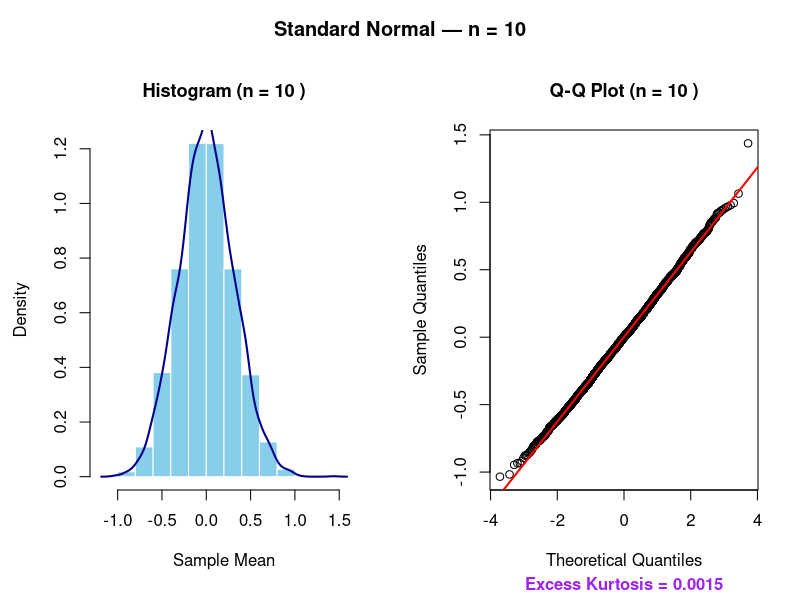
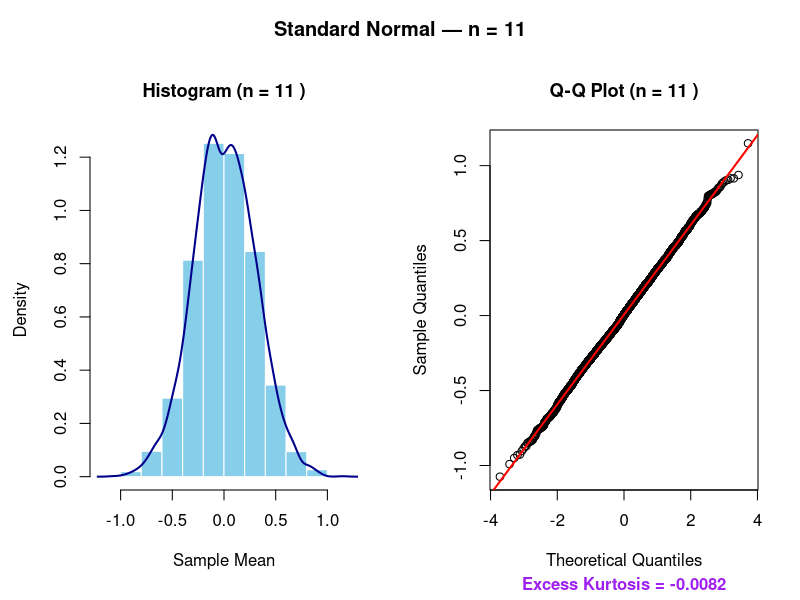
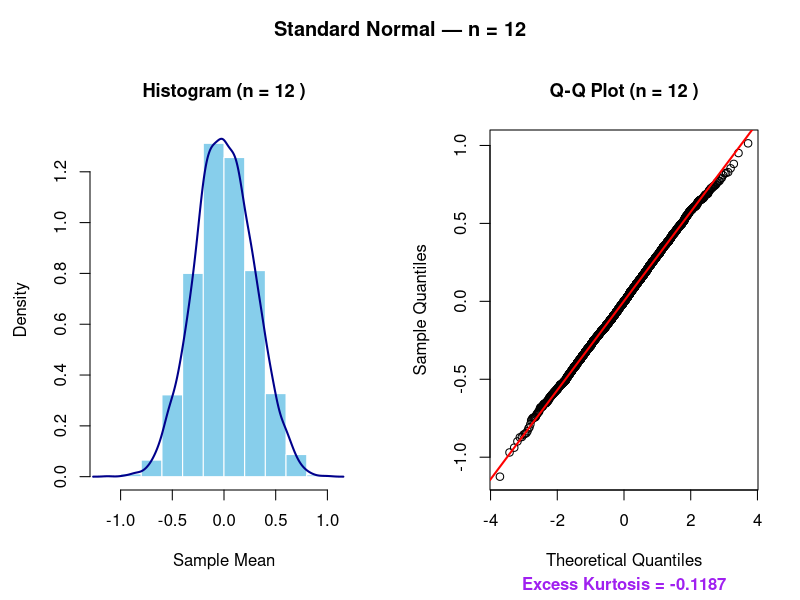
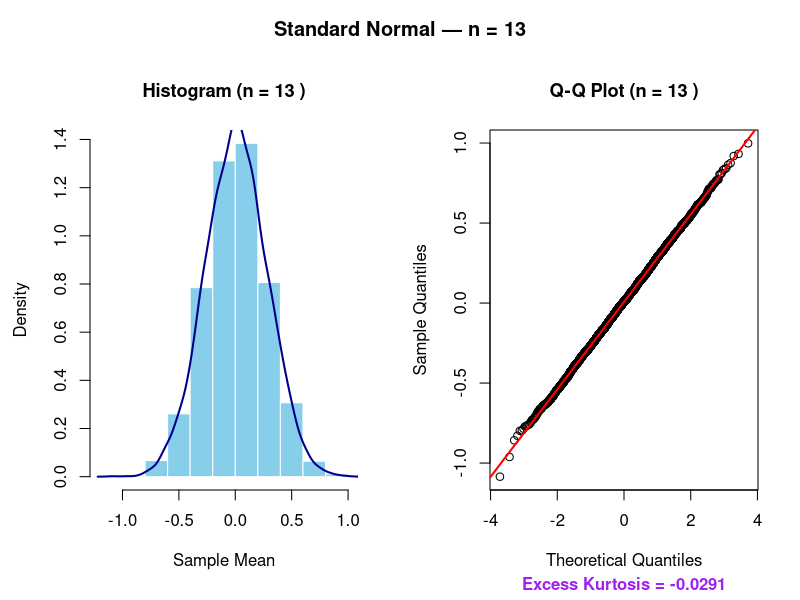
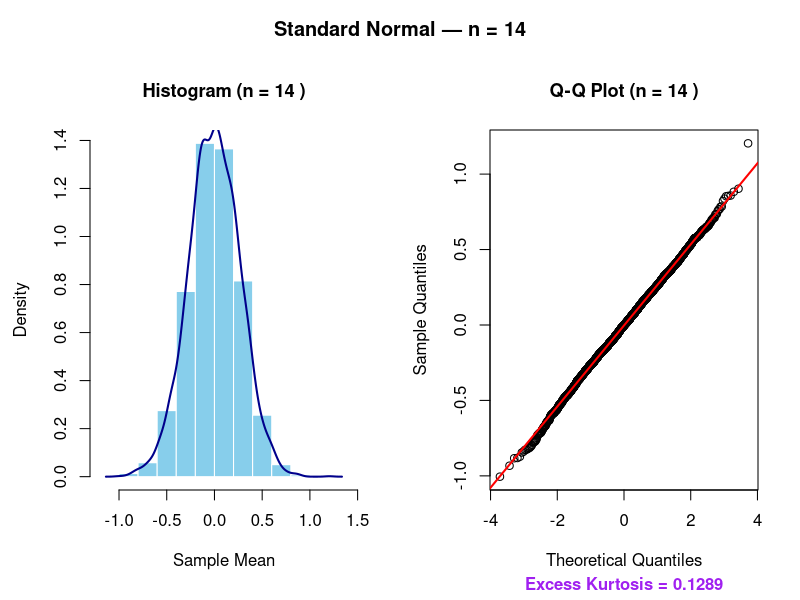
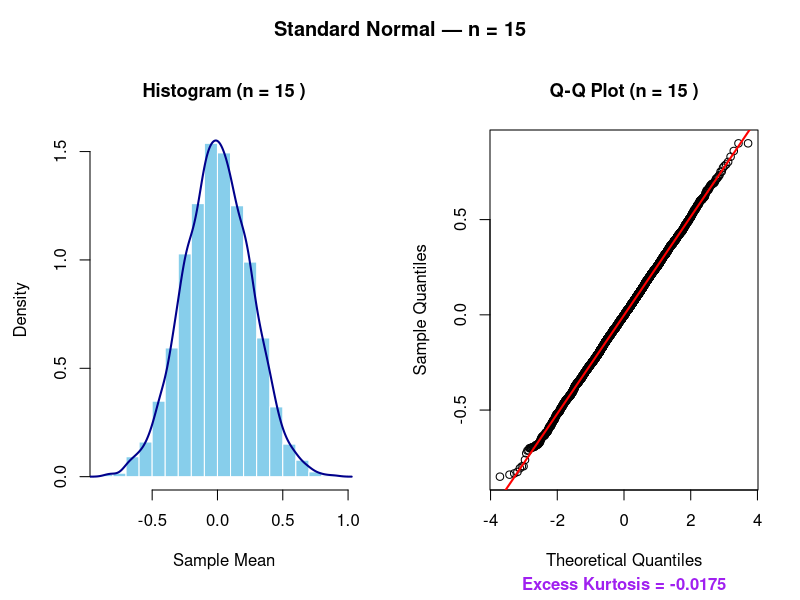
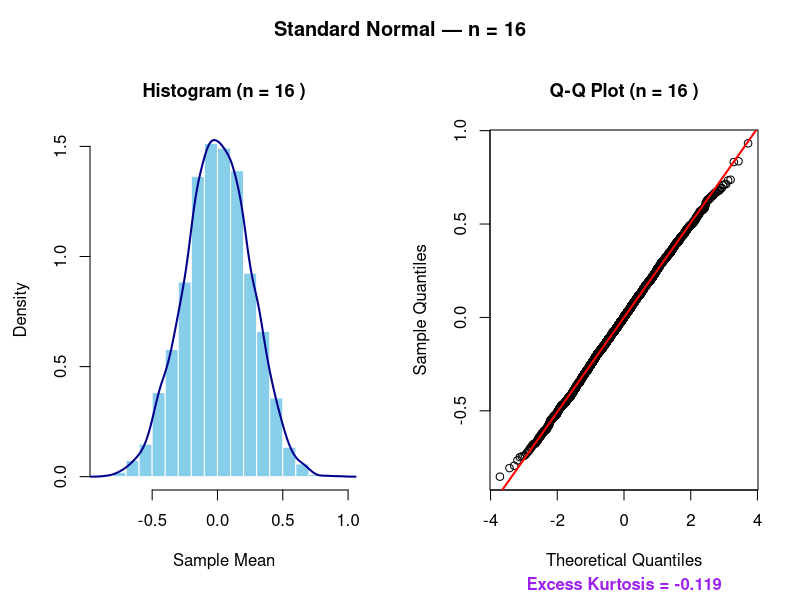
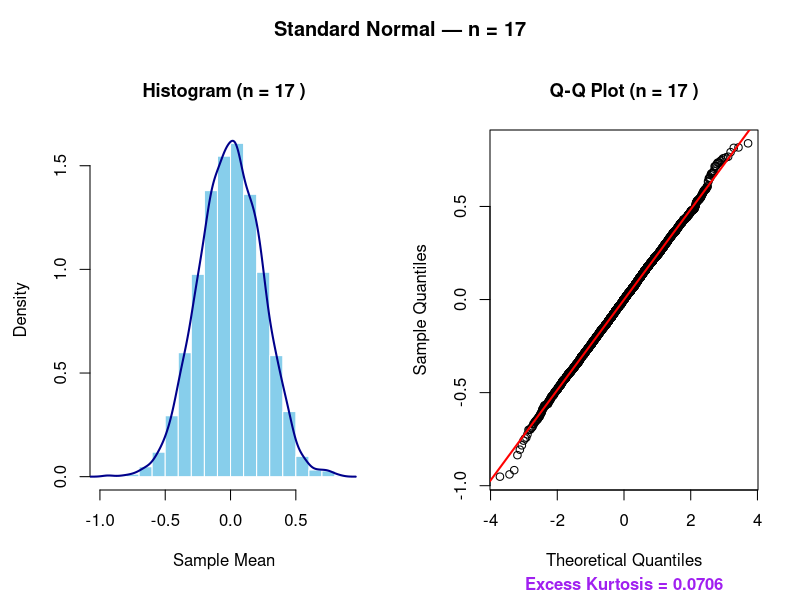

Generate these figures, in order, with R:
library(e1071)

# Set reproducible seed
STUDENT_ID_LAST4 <- 1234 
set.seed(STUDENT_ID_LAST4)

B <- 5000
n_range <- 10:30

# 1. Define ALL distributions
distributions <- list(
  "Standard Normal" = list(
    r_fun = function(n) rnorm(n, mean = 0, sd = 1),
    pop_sd = 1
  ),
  "Six-Sided Die" = list(
    r_fun = function(n) sample(1:6, size = n, replace = TRUE),
    pop_sd = sqrt(35/12)
  ),
  "Exponential (lambda=1)" = list(
    r_fun = function(n) rexp(n, rate = 1),
    pop_sd = 1
  ),
  "Binomial Small (n=5, p=0.10)" = list(
    r_fun = function(n) rbinom(n, size = 5, prob = 0.10),
    pop_sd = sqrt(0.45)
  ),
  "Cauchy (Location=0, Scale=1)" = list(
    r_fun = function(n) rcauchy(n, location = 0, scale = 1),
    pop_sd = NA # Infinite/undefined variance
  )
)

# 2. Simulation Engine (Values n=10 to 30)
analyze_distribution <- function(dist_name, dist_info) {
  cat("Processing:", dist_name, "...\n")
  
  summary_table <- data.frame(
    n = n_range,
    sim_mean = numeric(length(n_range)),
    sim_se = numeric(length(n_range)),
    theo_se = numeric(length(n_range)),
    skewness = numeric(length(n_range)),
    kurtosis = numeric(length(n_range)),
    qq_r2 = numeric(length(n_range)) 
  )
  
  sample_means_list <- list()
  
  for (i in seq_along(n_range)) {
    n <- n_range[i]
    means <- replicate(B, mean(dist_info$r_fun(n)))
    
    sample_means_list[[as.character(n)]] <- means
    
    summary_table$sim_mean[i] <- mean(means)
    summary_table$sim_se[i]   <- sd(means)
    summary_table$theo_se[i]  <- if (!is.na(dist_info$pop_sd)) dist_info$pop_sd / sqrt(n) else NA
    summary_table$skewness[i] <- skewness(means)
    summary_table$kurtosis[i] <- kurtosis(means) 
    
    # Calculate LSRL fit for Q-Q plot to store R^2 quantitatively
    qq_vals <- qqnorm(means, plot.it = FALSE)
    qq_lsrl <- lm(qq_vals$y ~ qq_vals$x)
    summary_table$qq_r2[i] <- summary(qq_lsrl)$r.squared
  }
  
  return(list(name = dist_name, summary = summary_table, draws = sample_means_list))
}

# Run the simulation for ALL distributions
all_results <- list()
for (d in names(distributions)) {
  all_results[[d]] <- analyze_distribution(d, distributions[[d]])
}

# 3. Visual Functions

# A. Generate Individual Plots (Histogram + Q-Q with LSRL & Kurtosis) for n = 10..30
plot_all_n_diagnostics <- function(res_obj) {
  draws_list <- res_obj$draws
  dist_title <- res_obj$name
  
  for (n_val in names(draws_list)) {
    means <- draws_list[[n_val]]
    
    # Increase bottom margin (first value) to 5.5 to fit the Kurtosis label
    par(mfrow = c(1, 2), mar = c(5.5, 4.5, 4.0, 2.1), oma = c(0, 0, 2.5, 0))
    
    # Left: Histogram
    hist(means, probability = TRUE, col = "skyblue", border = "white",
         main = paste("Histogram (n =", n_val, ")"),
         xlab = "Sample Mean", ylab = "Density", cex.main = 1.1)
    lines(density(means), col = "darkblue", lwd = 2)
    
    # Right: Q-Q Plot
    qq_data <- qqnorm(means, main = paste("Q-Q Plot (n =", n_val, ")"),
                      xlab = "Theoretical Quantiles", ylab = "Sample Quantiles", cex.main = 1.1)
    
    # Calculate and draw explicit LSRL on Q-Q Plot
    qq_lsrl <- lm(qq_data$y ~ qq_data$x)
    abline(qq_lsrl, col = "red", lwd = 2)
    
    # Add Labeled Kurtosis Value at the Bottom of the Q-Q Plot
    kurt_val <- kurtosis(means)
    mtext(paste("Excess Kurtosis =", round(kurt_val, 4)), 
          side = 1, line = 4.2, cex = 1.0, font = 2, col = "purple")
    
    # Outer Title
    mtext(paste0(dist_title, " — n = ", n_val), side = 3, outer = TRUE, line = 0.5, cex = 1.2, font = 2)
  }
}

# B. Generate Summary Metric Trends
plot_quantitative_summary <- function(res_obj) {
  df <- res_obj$summary
  dist_title <- res_obj$name
  par(mfrow = c(1, 3), mar = c(4.5, 4.5, 3.5, 1.5), oma = c(0, 0, 2, 0))
  
  # Skewness Trend
  plot(df$n, df$skewness, type = "b", pch = 19, col = "darkgreen",
       xlab = "Sample Size (n)", ylab = "Skewness", main = "Skewness")
  abline(h = 0, col = "red", lty = 2)
  
  # Kurtosis Trend
  plot(df$n, df$kurtosis, type = "b", pch = 19, col = "purple",
       xlab = "Sample Size (n)", ylab = "Excess Kurtosis", main = "Kurtosis")
  abline(h = 0, col = "red", lty = 2)
  
  # SE Trend
  plot(df$n, df$sim_se, type = "b", pch = 19, col = "blue",
       xlab = "Sample Size (n)", ylab = "Standard Error", main = "SE Convergence")
  if (!all(is.na(df$theo_se))) lines(df$n, df$theo_se, col = "red", lty = 2)
  
  mtext(paste(dist_title, "Summary Trends (n = 10 to 30)"), side = 3, outer = TRUE, font = 2)
  par(mfrow = c(1, 1))
}

# ==============================================================================
# 4. EXECUTION LOOP: Render Output for EVERY Distribution
# ==============================================================================

# This loop ensures every distribution listed gets all individual n=10-30 graphs
# and its final summary metric dashboard printed to your R plot viewer.

for (d_name in names(all_results)) {
  # 1. Output Individual Plots (n=10 to 30) with LSRL & Kurtosis Label
  plot_all_n_diagnostics(all_results[[d_name]])
  
  # 2. Output the Summary Trend Dashboard
  plot_quantitative_summary(all_results[[d_name]])
}
# Open PDF device to record all plots into a single file
pdf("CLT_summary_Plots.pdf", width = 11, height = 8.5)

# Run execution loop to generate and save all plots across all distributions
for (d_name in names(all_results)) {
  # 1. Output Individual Diagnostic Plots (n = 10 to 30) with LSRL & Kurtosis Label
  plot_all_n_diagnostics(all_results[[d_name]])
  
  # 2. Output the Summary Trend Dashboard for the distribution
  plot_quantitative_summary(all_results[[d_name]])
}

# Close and finalize the PDF file
dev.off()
